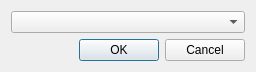
<?xml version="1.0" encoding="UTF-8"?>
<ui version="4.0">
 <class>ColorRampDlg</class>
 <widget class="QDialog" name="ColorRampDlg">
  <property name="geometry">
   <rect>
    <x>0</x>
    <y>0</y>
    <width>256</width>
    <height>71</height>
   </rect>
  </property>
  <property name="maximumSize">
   <size>
    <width>256</width>
    <height>71</height>
   </size>
  </property>
  <property name="windowTitle">
   <string>ColorRampDlg</string>
  </property>
  <layout class="QVBoxLayout" name="verticalLayout">
   <item>
    <widget class="QComboBox" name="comboBox"/>
   </item>
   <item>
    <layout class="QHBoxLayout" name="horizontalLayout">
     <item>
      <spacer name="horizontalSpacer">
       <property name="orientation">
        <enum>Qt::Horizontal</enum>
       </property>
       <property name="sizeHint" stdset="0">
        <size>
         <width>40</width>
         <height>20</height>
        </size>
       </property>
      </spacer>
     </item>
     <item>
      <widget class="QPushButton" name="pushButtonOk">
       <property name="text">
        <string>OK</string>
       </property>
      </widget>
     </item>
     <item>
      <widget class="QPushButton" name="pushButtonCancel">
       <property name="text">
        <string>Cancel</string>
       </property>
      </widget>
     </item>
    </layout>
   </item>
  </layout>
 </widget>
 <layoutdefault spacing="6" margin="11"/>
 <resources/>
 <connections/>
</ui>
